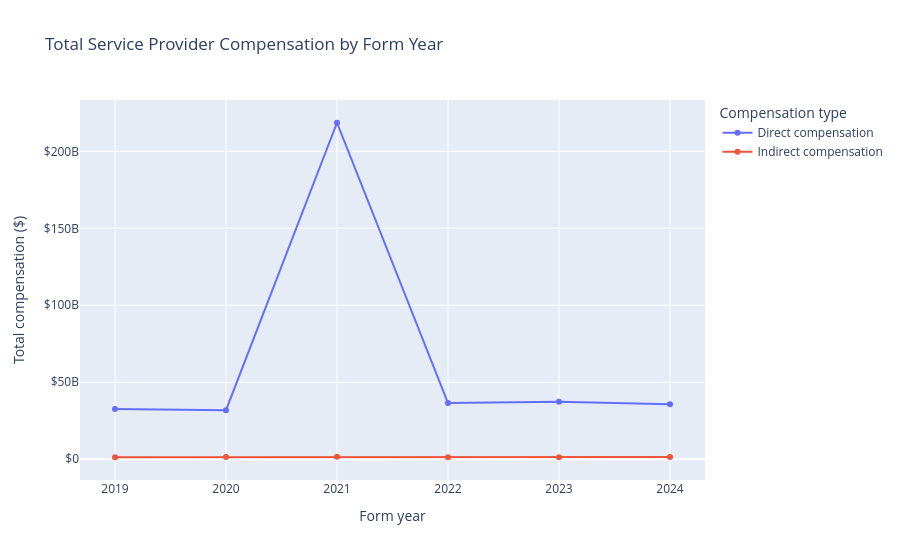

Source (notebook cell):
### Markdown cell above
## Compensation trend over time

### Code cell
# Compensation trend over time
comp_by_year = (
    SCH_C_P1_I2.groupby("FORM_YEAR")[
        ["PROVIDER_OTHER_DIRECT_COMP_AMT", "PROV_OTHER_TOT_IND_COMP_AMT"]
    ]
    .sum()
    .rename(
        columns={
            "PROVIDER_OTHER_DIRECT_COMP_AMT": "Direct compensation",
            "PROV_OTHER_TOT_IND_COMP_AMT": "Indirect compensation",
        }
    )
    .sort_index()
)

if len(comp_by_year):
    comp_by_year_long = comp_by_year.reset_index().melt(
        id_vars="FORM_YEAR", var_name="Compensation type", value_name="Amount"
    )
    fig = px.line(
        comp_by_year_long,
        x="FORM_YEAR",
        y="Amount",
        color="Compensation type",
        markers=True,
        title="Total Service Provider Compensation by Form Year",
        labels={"FORM_YEAR": "Form year", "Amount": "Total compensation ($)"},
    )
    fig.update_yaxes(tickprefix="$", separatethousands=True)
    save_figure(fig, "compensation_trend_by_year")
else:
    print("Skipped: no data available by form year.")

### Figure 1 — Plotly figure (JSON) as saved in the notebook; plotly's stock layout.template omitted (floating-point values rounded to 4 significant figures)
{"data": [{"hovertemplate": "Compensation type=Direct compensation<br>Form year=%{x}<br>Total compensation ($)=%{y}<extra></extra>", "legendgroup": "Direct compensation", "line": {"color": "#636efa", "dash": "solid"}, "marker": {"symbol": "circle"}, "mode": "lines+markers", "name": "Direct compensation", "orientation": "v", "showlegend": true, "type": "scatter", "x": [2019, 2020, 2021, 2022, 2023, 2024], "xaxis": "x", "y": [32650000000.0, 31860000000.0, 218600000000.0, 36450000000.0, 37250000000.0, 35640000000.0], "yaxis": "y"}, {"hovertemplate": "Compensation type=Indirect compensation<br>Form year=%{x}<br>Total compensation ($)=%{y}<extra></extra>", "legendgroup": "Indirect compensation", "line": {"color": "#EF553B", "dash": "solid"}, "marker": {"symbol": "circle"}, "mode": "lines+markers", "name": "Indirect compensation", "orientation": "v", "showlegend": true, "type": "scatter", "x": [2019, 2020, 2021, 2022, 2023, 2024], "xaxis": "x", "y": [1259000000.0, 1335000000.0, 1590000000.0, 1237000000.0, 1301000000.0, 1376000000.0], "yaxis": "y"}], "layout": {"legend": {"title": {"text": "Compensation type"}, "tracegroupgap": 0}, "title": {"text": "Total Service Provider Compensation by Form Year"}, "xaxis": {"anchor": "y", "domain": [0, 1], "title": {"text": "Form year"}}, "yaxis": {"anchor": "x", "domain": [0, 1], "separatethousands": true, "tickprefix": "$", "title": {"text": "Total compensation ($)"}}}}
